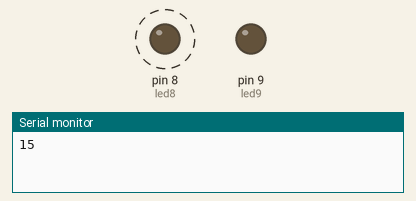
This sketch was run on a simulated Arduino Uno, built with avr-gcc and run on an emulated ATmega328P. Parts: output pins drawn as LEDs (lit = HIGH), the last lines printed to the serial monitor. Dashed ring = blinking.

Above: at 0.05 s.
At 0.4 s:
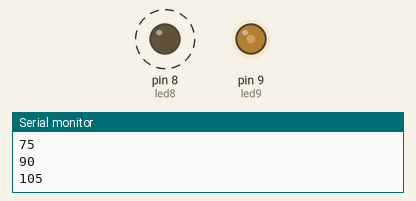
At 0.85 s:
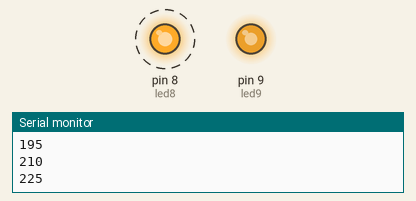
At 1.5 s:
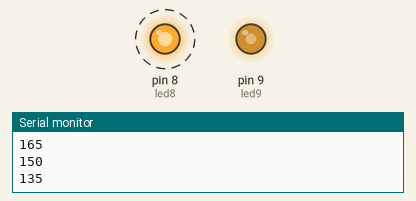
Timing chart, 0 to 4.7 s (numbered marks = the images above):
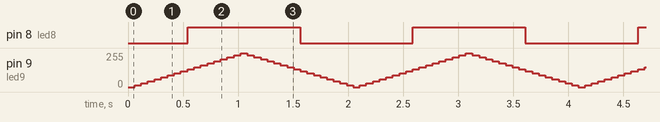

Measured:
- by itself, pin 8 (led8): alternates HIGH for 1.0 s and LOW for 1.0 s

The sketch:

Fade89.ino
```cpp
int led9 = 9;
int led8 = 8;
int brightness = 0;
int fadeAmount = 15;

void setup() {
  pinMode(led9, OUTPUT);
  pinMode(led8, OUTPUT);
  Serial.begin(9600);
}

void loop() {
  analogWrite(led9, brightness);
  analogWrite(led8, brightness);
  brightness = brightness + fadeAmount;

  if (brightness <= 0 || brightness >= 255) {
    fadeAmount = -fadeAmount;
  }

  Serial.println(brightness);

  delay(60);
}
```
